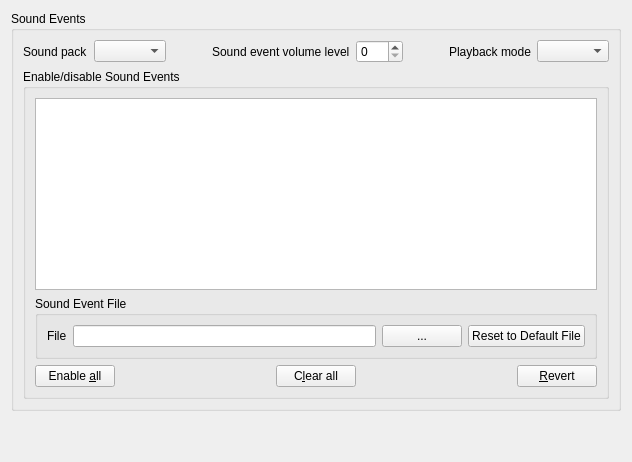
     <widget class="QWidget" name="eventsTab">
      <attribute name="title">
       <string>Sound Events</string>
      </attribute>
      <layout class="QVBoxLayout" name="verticalLayout_8">
       <item>
        <widget class="QGroupBox" name="groupBox_6">
         <property name="title">
          <string>Sound Events</string>
         </property>
         <layout class="QVBoxLayout" name="verticalLayout_17">
          <item>
           <layout class="QHBoxLayout" name="horizontalLayout_14">
            <item>
             <widget class="QLabel" name="label_spack">
              <property name="text">
               <string>Sound pack</string>
              </property>
              <property name="buddy">
               <cstring>spackBox</cstring>
              </property>
             </widget>
            </item>
            <item>
             <widget class="QComboBox" name="spackBox"/>
            </item>
            <item>
             <spacer name="horizontalSpacer_26">
              <property name="orientation">
               <enum>Qt::Horizontal</enum>
              </property>
              <property name="sizeHint" stdset="0">
               <size>
                <width>40</width>
                <height>20</height>
               </size>
              </property>
             </spacer>
            </item>
            <item>
             <widget class="QLabel" name="sndVolLabel">
              <property name="text">
               <string>Sound event volume level</string>
              </property>
              <property name="buddy">
               <cstring>sndVolSpinBox</cstring>
              </property>
             </widget>
            </item>
            <item>
             <widget class="QSpinBox" name="sndVolSpinBox">
              <property name="minimum">
               <number>0</number>
              </property>
              <property name="maximum">
               <number>100</number>
              </property>
             </widget>
            </item>
            <item>
             <spacer name="horizontalSpacer_28">
              <property name="orientation">
               <enum>Qt::Horizontal</enum>
              </property>
              <property name="sizeHint" stdset="0">
               <size>
                <width>40</width>
                <height>20</height>
               </size>
              </property>
             </spacer>
            </item>
            <item>
             <widget class="QLabel" name="label_47">
              <property name="text">
               <string>Playback mode</string>
              </property>
              <property name="buddy">
               <cstring>sndeventPlaybackComboBox</cstring>
              </property>
             </widget>
            </item>
            <item>
             <widget class="QComboBox" name="sndeventPlaybackComboBox"/>
            </item>
           </layout>
          </item>
          <item>
           <widget class="QGroupBox" name="soundEvents_groupbox">
            <property name="title">
             <string>Enable/disable Sound Events</string>
            </property>
            <layout class="QVBoxLayout" name="soundEvents_vlayout1">
             <item>
              <widget class="MyTableView" name="soundEventsTableView">
               <property name="toolTip">
                <string>Double click to check/uncheck</string>
               </property>
               <property name="editTriggers">
                <set>QAbstractItemView::NoEditTriggers</set>
               </property>
               <property name="showDropIndicator" stdset="0">
                <bool>false</bool>
               </property>
               <property name="alternatingRowColors">
                <bool>true</bool>
               </property>
               <property name="tabKeyNavigation">
                <bool>false</bool>
               </property>
              </widget>
             </item>
             <item>
              <widget class="QGroupBox" name="soundeventsfile_groupbox">
               <property name="title">
                <string>Sound Event File</string>
               </property>
               <layout class="QHBoxLayout" name="horizontalLayout_25">
                <item>
                 <widget class="QLabel" name="soundEventFileLabel">
                  <property name="text">
                   <string>File</string>
                  </property>
                  <property name="buddy">
                   <cstring>soundEventFileEdit</cstring>
                  </property>
                 </widget>
                </item>
                <item>
                 <widget class="QLineEdit" name="soundEventFileEdit"/>
                </item>
                <item>
                 <widget class="QPushButton" name="soundEventsBrowseButton">
                  <property name="accessibleName">
                   <string>Browse</string>
                  </property>
                  <property name="text">
                   <string notr="true">...</string>
                  </property>
                 </widget>
                </item>
                <item>
                 <widget class="QPushButton" name="soundEventsDefFileButton">
                  <property name="text">
                   <string>Reset to Default File</string>
                  </property>
                 </widget>
                </item>
               </layout>
              </widget>
             </item>
             <item>
              <layout class="QHBoxLayout" name="soundEvents_hbox2">
               <item>
                <widget class="QPushButton" name="soundEventsEnableallButton">
                 <property name="text">
                  <string>Enable &amp;all</string>
                 </property>
                </widget>
               </item>
               <item>
                <spacer name="horizontalSpacer_23">
                 <property name="orientation">
                  <enum>Qt::Horizontal</enum>
                 </property>
                 <property name="sizeHint" stdset="0">
                  <size>
                   <width>40</width>
                   <height>20</height>
                  </size>
                 </property>
                </spacer>
               </item>
               <item>
                <widget class="QPushButton" name="soundEventsClearallButton">
                 <property name="text">
                  <string>C&amp;lear all</string>
                 </property>
                </widget>
               </item>
               <item>
                <spacer name="soundevents_hspacer1">
                 <property name="orientation">
                  <enum>Qt::Horizontal</enum>
                 </property>
                 <property name="sizeHint" stdset="0">
                  <size>
                   <width>40</width>
                   <height>20</height>
                  </size>
                 </property>
                </spacer>
               </item>
               <item>
                <widget class="QPushButton" name="soundEventsRevertButton">
                 <property name="text">
                  <string>&amp;Revert</string>
                 </property>
                </widget>
               </item>
              </layout>
             </item>
            </layout>
           </widget>
          </item>
         </layout>
        </widget>
       </item>
       <item>
        <spacer name="verticalSpacer_7">
         <property name="orientation">
          <enum>Qt::Vertical</enum>
         </property>
         <property name="sizeHint" stdset="0">
          <size>
           <width>20</width>
           <height>40</height>
          </size>
         </property>
        </spacer>
       </item>
      </layout>
     </widget>
